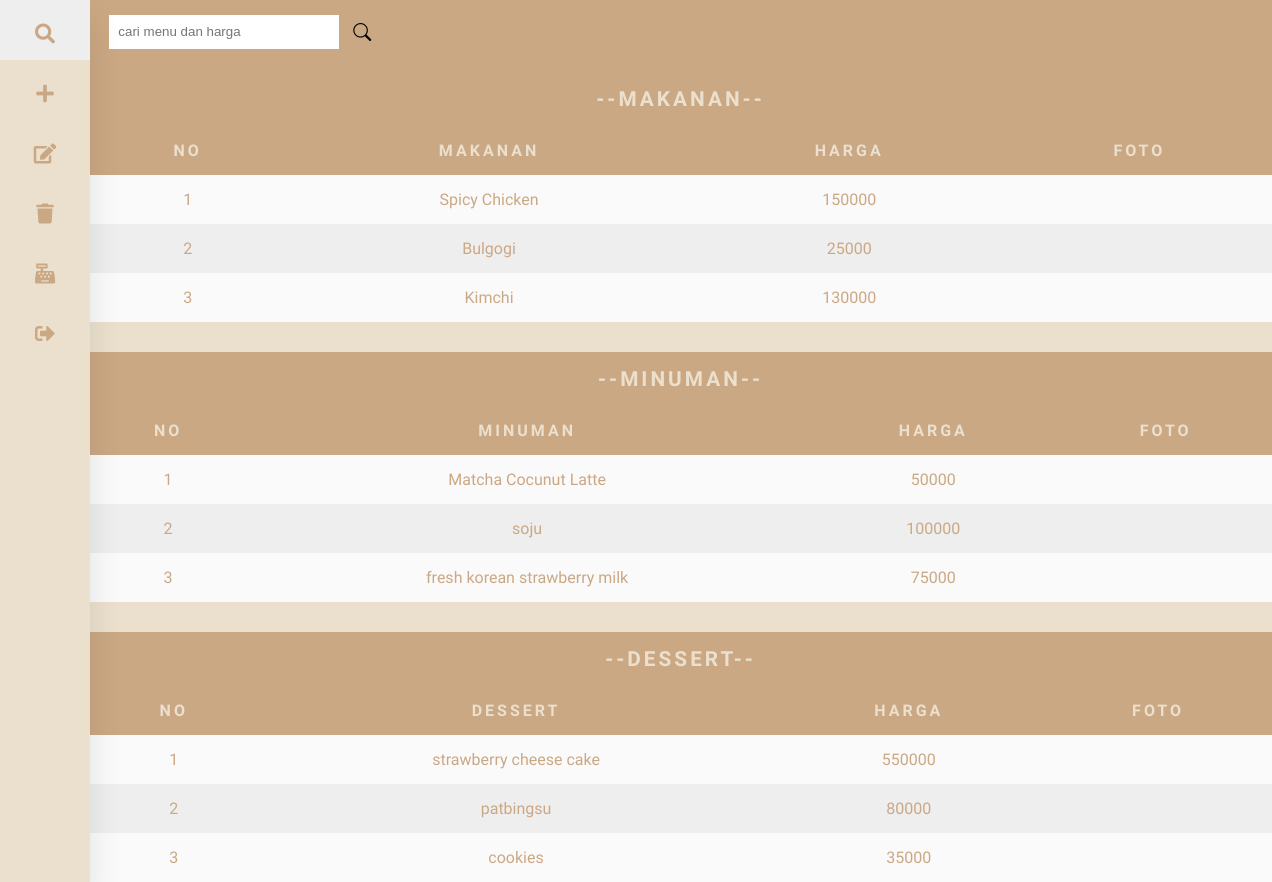
Screenshot of /lihat.php with the database file from the repository.
### tables this page shows
CREATE TABLE `makanan` (
  `id` int(11) NOT NULL,
  `nama` varchar(100) NOT NULL,
  `harga` int(50) NOT NULL,
  `tglinput` varchar(10) NOT NULL,
  `gambar` varchar(100) NOT NULL
);

CREATE TABLE `minuman` (
  `id` int(11) NOT NULL,
  `nama` varchar(100) NOT NULL,
  `harga` int(50) NOT NULL,
  `tglinput` varchar(10) NOT NULL,
  `gambar` varchar(100) NOT NULL
);

CREATE TABLE `dessert` (
  `id` int(11) NOT NULL,
  `nama` varchar(100) NOT NULL,
  `harga` int(50) NOT NULL,
  `tglinput` varchar(10) NOT NULL,
  `gambar` varchar(100) NOT NULL
);

### lihat.php (the view, shortened to what this page needs)
<?php
    require 'konfigurasi.php';
    if(isset($_GET['search'])){
        $keyword = $_GET['keyword'];
        $query_makan = mysqli_query($db, "SELECT * FROM makanan where
        nama LIKE '%$keyword%' OR
        harga LIKE '%$keyword%'");
        $query_minum = mysqli_query($db, "SELECT * FROM minuman where
        nama LIKE '%$keyword%' OR
        harga LIKE '%$keyword%'");
        $query_dessert = mysqli_query($db, "SELECT * FROM dessert where
        nama LIKE '%$keyword%' OR
        harga LIKE '%$keyword%'");
    }else{
        $query_makan = mysqli_query($db, "SELECT * FROM makanan");
        $query_minum = mysqli_query($db, "SELECT * FROM minuman");
        $query_dessert = mysqli_query($db, "SELECT * FROM dessert");
    }
?>
<!DOCTYPE html>
<html lang="en">
<head>
    <link rel="stylesheet" href="css/admin4.css?vl">
    <link rel = "stylesheet" href = "https://cdnjs.cloudflare.com/ajax/libs/font-awesome/5.15.4/css/all.min.css" />
    <link rel="stylesheet" href="https://cdn.jsdelivr.net/npm/bootstrap-icons@1.3.0/font/bootstrap-icons.css" />
</head>
<body>
<div class="bigboxbos">
    <nav>
        <ul>
            <li>
                <a href="lihat.php" class="logo">
                <i class="fas fa-search"></i>
                </a>
            </li>
            <li>
                <a href="#">
                <i class="fas fa-plus"></i>
                </a>
            </li>
            <li>
                <a href="lihat-edit.php">
                <i class="fas fa-edit"></i>
                </a>
            </li>
            <li>
                <a href="lihat-hapus.php">
                <i class="fas fa-trash"></i>
                </a>
            </li>
            <li>
                <a href="#">
                <i class="fas fa-cash-register"></i>
                </a>
            </li>
            <li>
                <a href="logout.php">
                <i class="fas fa-sign-out-alt"></i>
                </a>
            </li>
        </ul>
    </nav>
<div class="bigbox">
    <div class="table0">
        <table>
            <tr>
                <form action="" method="GET" class="formlain">
                    <td colspan='3'>
                        <div class="search">
                            <input type="text" name="keyword" id="keyword" placeholder='cari menu dan harga'>
                        </div>
                    </td>
                    <td>
                        <button type="submit" name="search" id="cari">
                            <div class='ikon'><i class="bi bi-search"></i></div>
                        </button>
                    </td>
            </tr>
    </div>
    </div>
    <div class="tabel1">
        <table border='5'>
        <tr>
            <th colspan='4' class="head">--MAKANAN--</th>
        </tr>
                <tr>
                    <th>no</th>
                    <th>Makanan</th>
                    <th>harga</th>
                    <th>foto</th>
                </tr>
                    <?php
                            $i = 1;
                            while($row = mysqli_fetch_assoc($query_makan)){
                    ?>
                <tr>
                    <td><?=$i?></td>
                    <td><?=$row['nama']?></td>
                    <td><?=$row['harga']?></td>
                    <td><img src="img/<?=$row['gambar']?>" alt="" width="100px"></td>
                </tr>
                    <?php
                        $i++; }
                    ?>
        </table>
    </div>
    <div class="tabel2">
        <table>
        <tr>
            <th colspan='4'class="head">--MINUMAN--</th>
        </tr>
            <tr>
                <th>no</th>
                <th>minuman</th>
                <th>harga</th>
                <th>foto</th>
            </tr>
                <?php
                        $i = 1;
                        while($row = mysqli_fetch_assoc($query_minum)){
                ?>
            <tr>
                <td><?=$i?></td>
                <td><?=$row['nama']?></td>
                <td><?=$row['harga']?></td>
                <td><img src="img/<?=$row['gambar']?>" alt="" width="100px"></td>
            </tr>
                <?php
                    $i++; }
                ?>
        </table>
    </div>
    <div class="tabel3">
        <table>
        <tr>
            <th colspan='4'class="head">--Dessert--</th>
        </tr>
            <tr>
                <th>no</th>
                <th>dessert</th>
                <th>harga</th>
                <th>foto</th>
            </tr>
                <?php
                        $i = 1;
                        while($row = mysqli_fetch_assoc($query_dessert)){
                ?>
            <tr>
                <td><?=$i?></td>
                <td><?=$row['nama']?></td>
                <td><?=$row['harga']?></td>
                <td><img src="img/<?=$row['gambar']?>" alt="" width="100px"></td>
            </tr>
                <?php
                    $i++; }
                ?>
        </table>
    </div>
</div>
</body>
</html>

### css/admin4.css (style rules this page uses)
* { margin: 0; padding: 0; outline: none; border: none; text-decoration: none; box-sizing: border-box; }
body { background: #ebe0cd; font-family: 'Dosis', sans-serif; }
nav { position: absolute; top: 0; bottom: 0; height: 100%; left: 0; background: #ebe0cd; width: 90px; overflow: hidden; transition: width 0.2s linear; box-shadow: 0 20px 35px rgba(0, 0, 0, 0.1); }
a { position: relative; color: #cba884; font-size: 14px; display: table; width: 300px; padding: 10px; font-family: 'Dosis', sans-serif; }
.fas { position: relative; width: 70px; height: 40px; top: 14px; font-size: 20px; text-align: center; }
.bigboxbos { width: 100%; justify-content: center; align-items: center; margin-left: auto; margin-right: auto; display: flex; }
.bigbox { width: 100%; justify-content: center; align-items: center; padding-left: 7%; }
table { z-index: 2; left: 0%; top: 0px; border-collapse: collapse; border-spacing: 0; overflow: hidden; width: 100%; }
td , th { padding: 15px 20px; text-align: center; }
th { background-color: #cba884; color: #ebe0cd; font-family: 'Dosis', sans-serif; font-weight: bold; letter-spacing: 3px; text-transform: uppercase; }
tr { width: 100%; background-color: #fafafa; font-family: 'Dosis', sans-serif; color: #cba884; }
tr:nth-child(even) { background-color: #eeeeee; }
.head { font-size: 130%; }
.tabel2, .tabel3 { padding-top: 30px; }
#keyword { width: 230px; }
#cari { position: relative; left: -27px; float: left; margin-right: 850px; margin-bottom: 6px; font-size: 18px; background: #cba884; }
.table0 td { background: #cba884; }
form { padding: 1em; background: #e2be99; box-shadow: 0 10px 15px rgba(0, 0, 0, 0.1); margin-top: 9rem; max-width: 600px; height: 340px; margin-left: auto; margin-right: auto; padding: 1em; border-radius: 0.4vw; }
input { width: 100%; padding: 0.7em; margin-bottom: 0.5rem; }
@media (min-width: 400px) { form { overflow: hidden; } }
@media (min-width: 400px) { input { float: left; width: calc(100% - 200px); } }

### rows the page displays
makanan: nama "Spicy Chicken", harga "150000"
makanan: nama "Bulgogi", harga "25000"
makanan: nama "Kimchi", harga "130000"
minuman: nama "Matcha Cocunut Latte", harga "50000"
minuman: nama "soju", harga "100000"
minuman: nama "fresh korean strawberry milk", harga "75000"
dessert: nama "strawberry cheese cake", harga "550000"
dessert: nama "patbingsu", harga "80000"
dessert: nama "cookies", harga "35000"
